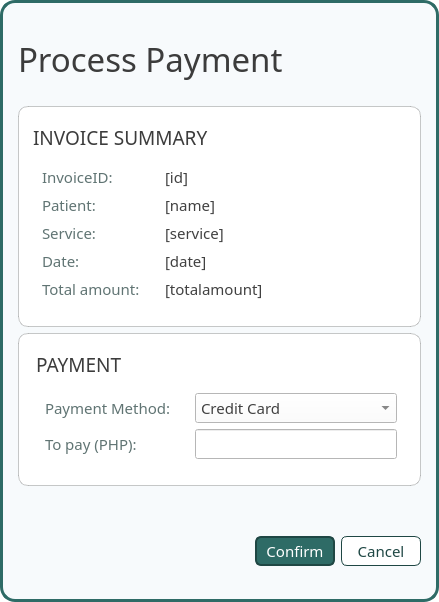
<?xml version="1.0" encoding="UTF-8"?>
<ui version="4.0">
 <class>popup_payment</class>
 <widget class="QDialog" name="popup_payment">
  <property name="windowModality">
   <enum>Qt::WindowModality::ApplicationModal</enum>
  </property>
  <property name="geometry">
   <rect>
    <x>0</x>
    <y>0</y>
    <width>429</width>
    <height>507</height>
   </rect>
  </property>
  <property name="palette">
   <palette>
    <active>
     <colorrole role="WindowText">
      <brush brushstyle="SolidPattern">
       <color alpha="255">
        <red>0</red>
        <green>0</green>
        <blue>0</blue>
       </color>
      </brush>
     </colorrole>
     <colorrole role="Button">
      <brush brushstyle="SolidPattern">
       <color alpha="255">
        <red>255</red>
        <green>255</green>
        <blue>255</blue>
       </color>
      </brush>
     </colorrole>
     <colorrole role="Light">
      <brush brushstyle="SolidPattern">
       <color alpha="255">
        <red>255</red>
        <green>255</green>
        <blue>255</blue>
       </color>
      </brush>
     </colorrole>
     <colorrole role="Midlight">
      <brush brushstyle="SolidPattern">
       <color alpha="255">
        <red>255</red>
        <green>255</green>
        <blue>255</blue>
       </color>
      </brush>
     </colorrole>
     <colorrole role="Dark">
      <brush brushstyle="SolidPattern">
       <color alpha="255">
        <red>127</red>
        <green>127</green>
        <blue>127</blue>
       </color>
      </brush>
     </colorrole>
     <colorrole role="Mid">
      <brush brushstyle="SolidPattern">
       <color alpha="255">
        <red>170</red>
        <green>170</green>
        <blue>170</blue>
       </color>
      </brush>
     </colorrole>
     <colorrole role="Text">
      <brush brushstyle="SolidPattern">
       <color alpha="255">
        <red>0</red>
        <green>0</green>
        <blue>0</blue>
       </color>
      </brush>
     </colorrole>
     <colorrole role="BrightText">
      <brush brushstyle="SolidPattern">
       <color alpha="255">
        <red>255</red>
        <green>255</green>
        <blue>255</blue>
       </color>
      </brush>
     </colorrole>
     <colorrole role="ButtonText">
      <brush brushstyle="SolidPattern">
       <color alpha="255">
        <red>0</red>
        <green>0</green>
        <blue>0</blue>
       </color>
      </brush>
     </colorrole>
     <colorrole role="Base">
      <brush brushstyle="SolidPattern">
       <color alpha="255">
        <red>255</red>
        <green>255</green>
        <blue>255</blue>
       </color>
      </brush>
     </colorrole>
     <colorrole role="Window">
      <brush brushstyle="SolidPattern">
       <color alpha="255">
        <red>255</red>
        <green>255</green>
        <blue>255</blue>
       </color>
      </brush>
     </colorrole>
     <colorrole role="Shadow">
      <brush brushstyle="SolidPattern">
       <color alpha="255">
        <red>0</red>
        <green>0</green>
        <blue>0</blue>
       </color>
      </brush>
     </colorrole>
     <colorrole role="AlternateBase">
      <brush brushstyle="SolidPattern">
       <color alpha="255">
        <red>255</red>
        <green>255</green>
        <blue>255</blue>
       </color>
      </brush>
     </colorrole>
     <colorrole role="ToolTipBase">
      <brush brushstyle="SolidPattern">
       <color alpha="255">
        <red>255</red>
        <green>255</green>
        <blue>220</blue>
       </color>
      </brush>
     </colorrole>
     <colorrole role="ToolTipText">
      <brush brushstyle="SolidPattern">
       <color alpha="255">
        <red>0</red>
        <green>0</green>
        <blue>0</blue>
       </color>
      </brush>
     </colorrole>
     <colorrole role="PlaceholderText">
      <brush brushstyle="SolidPattern">
       <color alpha="128">
        <red>0</red>
        <green>0</green>
        <blue>0</blue>
       </color>
      </brush>
     </colorrole>
     <colorrole role="Accent">
      <brush brushstyle="SolidPattern">
       <color alpha="255">
        <red>255</red>
        <green>255</green>
        <blue>255</blue>
       </color>
      </brush>
     </colorrole>
    </active>
    <inactive>
     <colorrole role="WindowText">
      <brush brushstyle="SolidPattern">
       <color alpha="255">
        <red>0</red>
        <green>0</green>
        <blue>0</blue>
       </color>
      </brush>
     </colorrole>
     <colorrole role="Button">
      <brush brushstyle="SolidPattern">
       <color alpha="255">
        <red>255</red>
        <green>255</green>
        <blue>255</blue>
       </color>
      </brush>
     </colorrole>
     <colorrole role="Light">
      <brush brushstyle="SolidPattern">
       <color alpha="255">
        <red>255</red>
        <green>255</green>
        <blue>255</blue>
       </color>
      </brush>
     </colorrole>
     <colorrole role="Midlight">
      <brush brushstyle="SolidPattern">
       <color alpha="255">
        <red>255</red>
        <green>255</green>
        <blue>255</blue>
       </color>
      </brush>
     </colorrole>
     <colorrole role="Dark">
      <brush brushstyle="SolidPattern">
       <color alpha="255">
        <red>127</red>
        <green>127</green>
        <blue>127</blue>
       </color>
      </brush>
     </colorrole>
     <colorrole role="Mid">
      <brush brushstyle="SolidPattern">
       <color alpha="255">
        <red>170</red>
        <green>170</green>
        <blue>170</blue>
       </color>
      </brush>
     </colorrole>
     <colorrole role="Text">
      <brush brushstyle="SolidPattern">
       <color alpha="255">
        <red>0</red>
        <green>0</green>
        <blue>0</blue>
       </color>
      </brush>
     </colorrole>
     <colorrole role="BrightText">
      <brush brushstyle="SolidPattern">
       <color alpha="255">
        <red>255</red>
        <green>255</green>
        <blue>255</blue>
       </color>
      </brush>
     </colorrole>
     <colorrole role="ButtonText">
      <brush brushstyle="SolidPattern">
       <color alpha="255">
        <red>0</red>
        <green>0</green>
        <blue>0</blue>
       </color>
      </brush>
     </colorrole>
     <colorrole role="Base">
      <brush brushstyle="SolidPattern">
       <color alpha="255">
        <red>255</red>
        <green>255</green>
        <blue>255</blue>
       </color>
      </brush>
     </colorrole>
     <colorrole role="Window">
      <brush brushstyle="SolidPattern">
       <color alpha="255">
        <red>255</red>
        <green>255</green>
        <blue>255</blue>
       </color>
      </brush>
     </colorrole>
     <colorrole role="Shadow">
      <brush brushstyle="SolidPattern">
       <color alpha="255">
        <red>0</red>
        <green>0</green>
        <blue>0</blue>
       </color>
      </brush>
     </colorrole>
     <colorrole role="AlternateBase">
      <brush brushstyle="SolidPattern">
       <color alpha="255">
        <red>255</red>
        <green>255</green>
        <blue>255</blue>
       </color>
      </brush>
     </colorrole>
     <colorrole role="ToolTipBase">
      <brush brushstyle="SolidPattern">
       <color alpha="255">
        <red>255</red>
        <green>255</green>
        <blue>220</blue>
       </color>
      </brush>
     </colorrole>
     <colorrole role="ToolTipText">
      <brush brushstyle="SolidPattern">
       <color alpha="255">
        <red>0</red>
        <green>0</green>
        <blue>0</blue>
       </color>
      </brush>
     </colorrole>
     <colorrole role="PlaceholderText">
      <brush brushstyle="SolidPattern">
       <color alpha="128">
        <red>0</red>
        <green>0</green>
        <blue>0</blue>
       </color>
      </brush>
     </colorrole>
     <colorrole role="Accent">
      <brush brushstyle="SolidPattern">
       <color alpha="255">
        <red>255</red>
        <green>255</green>
        <blue>255</blue>
       </color>
      </brush>
     </colorrole>
    </inactive>
    <disabled>
     <colorrole role="WindowText">
      <brush brushstyle="SolidPattern">
       <color alpha="255">
        <red>0</red>
        <green>0</green>
        <blue>0</blue>
       </color>
      </brush>
     </colorrole>
     <colorrole role="Button">
      <brush brushstyle="SolidPattern">
       <color alpha="255">
        <red>255</red>
        <green>255</green>
        <blue>255</blue>
       </color>
      </brush>
     </colorrole>
     <colorrole role="Light">
      <brush brushstyle="SolidPattern">
       <color alpha="255">
        <red>255</red>
        <green>255</green>
        <blue>255</blue>
       </color>
      </brush>
     </colorrole>
     <colorrole role="Midlight">
      <brush brushstyle="SolidPattern">
       <color alpha="255">
        <red>255</red>
        <green>255</green>
        <blue>255</blue>
       </color>
      </brush>
     </colorrole>
     <colorrole role="Dark">
      <brush brushstyle="SolidPattern">
       <color alpha="255">
        <red>127</red>
        <green>127</green>
        <blue>127</blue>
       </color>
      </brush>
     </colorrole>
     <colorrole role="Mid">
      <brush brushstyle="SolidPattern">
       <color alpha="255">
        <red>170</red>
        <green>170</green>
        <blue>170</blue>
       </color>
      </brush>
     </colorrole>
     <colorrole role="Text">
      <brush brushstyle="SolidPattern">
       <color alpha="255">
        <red>0</red>
        <green>0</green>
        <blue>0</blue>
       </color>
      </brush>
     </colorrole>
     <colorrole role="BrightText">
      <brush brushstyle="SolidPattern">
       <color alpha="255">
        <red>255</red>
        <green>255</green>
        <blue>255</blue>
       </color>
      </brush>
     </colorrole>
     <colorrole role="ButtonText">
      <brush brushstyle="SolidPattern">
       <color alpha="255">
        <red>0</red>
        <green>0</green>
        <blue>0</blue>
       </color>
      </brush>
     </colorrole>
     <colorrole role="Base">
      <brush brushstyle="SolidPattern">
       <color alpha="255">
        <red>255</red>
        <green>255</green>
        <blue>255</blue>
       </color>
      </brush>
     </colorrole>
     <colorrole role="Window">
      <brush brushstyle="SolidPattern">
       <color alpha="255">
        <red>255</red>
        <green>255</green>
        <blue>255</blue>
       </color>
      </brush>
     </colorrole>
     <colorrole role="Shadow">
      <brush brushstyle="SolidPattern">
       <color alpha="255">
        <red>0</red>
        <green>0</green>
        <blue>0</blue>
       </color>
      </brush>
     </colorrole>
     <colorrole role="AlternateBase">
      <brush brushstyle="SolidPattern">
       <color alpha="255">
        <red>255</red>
        <green>255</green>
        <blue>255</blue>
       </color>
      </brush>
     </colorrole>
     <colorrole role="ToolTipBase">
      <brush brushstyle="SolidPattern">
       <color alpha="255">
        <red>255</red>
        <green>255</green>
        <blue>220</blue>
       </color>
      </brush>
     </colorrole>
     <colorrole role="ToolTipText">
      <brush brushstyle="SolidPattern">
       <color alpha="255">
        <red>0</red>
        <green>0</green>
        <blue>0</blue>
       </color>
      </brush>
     </colorrole>
     <colorrole role="PlaceholderText">
      <brush brushstyle="SolidPattern">
       <color alpha="128">
        <red>0</red>
        <green>0</green>
        <blue>0</blue>
       </color>
      </brush>
     </colorrole>
     <colorrole role="Accent">
      <brush brushstyle="SolidPattern">
       <color alpha="255">
        <red>255</red>
        <green>255</green>
        <blue>255</blue>
       </color>
      </brush>
     </colorrole>
    </disabled>
   </palette>
  </property>
  <property name="windowTitle">
   <string>Dialog</string>
  </property>
  <property name="styleSheet">
   <string notr="true">color: black;</string>
  </property>
  <property name="modal">
   <bool>true</bool>
  </property>
  <layout class="QVBoxLayout" name="verticalLayout">
   <property name="spacing">
    <number>0</number>
   </property>
   <property name="leftMargin">
    <number>0</number>
   </property>
   <property name="topMargin">
    <number>0</number>
   </property>
   <property name="rightMargin">
    <number>0</number>
   </property>
   <property name="bottomMargin">
    <number>0</number>
   </property>
   <item>
    <widget class="QWidget" name="main_container" native="true">
     <property name="styleSheet">
      <string notr="true">#main_container {
	border: 3px solid #2E6B66;
	background: #F7FAFC;
	border-radius: 15px;
}</string>
     </property>
     <layout class="QVBoxLayout" name="verticalLayout_11">
      <property name="leftMargin">
       <number>18</number>
      </property>
      <property name="topMargin">
       <number>18</number>
      </property>
      <property name="rightMargin">
       <number>18</number>
      </property>
      <property name="bottomMargin">
       <number>18</number>
      </property>
      <item>
       <widget class="QWidget" name="header_container" native="true">
        <property name="font">
         <font>
          <family>Slate</family>
         </font>
        </property>
        <layout class="QHBoxLayout" name="horizontalLayout">
         <property name="leftMargin">
          <number>0</number>
         </property>
         <item>
          <widget class="QWidget" name="widget_5" native="true">
           <property name="font">
            <font>
             <family>Slate</family>
            </font>
           </property>
           <layout class="QVBoxLayout" name="verticalLayout_2">
            <property name="leftMargin">
             <number>0</number>
            </property>
            <item>
             <widget class="QLabel" name="header_label">
              <property name="font">
               <font>
                <family>Slate Medium</family>
                <pointsize>25</pointsize>
               </font>
              </property>
              <property name="styleSheet">
               <string notr="true">	color: rgb(60, 60, 60);
</string>
              </property>
              <property name="text">
               <string>Process Payment</string>
              </property>
             </widget>
            </item>
           </layout>
          </widget>
         </item>
        </layout>
       </widget>
      </item>
      <item>
       <widget class="QWidget" name="readonly_container" native="true">
        <property name="font">
         <font>
          <family>Slate</family>
         </font>
        </property>
        <property name="styleSheet">
         <string notr="true">#readonly_container {
	border: 1px solid rgba(100, 100, 100, 90);
	border-radius: 10px;
	background: white;
}
</string>
        </property>
        <layout class="QVBoxLayout" name="verticalLayout_3">
         <property name="leftMargin">
          <number>6</number>
         </property>
         <property name="rightMargin">
          <number>6</number>
         </property>
         <item alignment="Qt::AlignmentFlag::AlignTop">
          <widget class="QWidget" name="readonly_header" native="true">
           <property name="font">
            <font>
             <family>Slate</family>
            </font>
           </property>
           <layout class="QHBoxLayout" name="horizontalLayout_2">
            <property name="bottomMargin">
             <number>0</number>
            </property>
            <item>
             <widget class="QLabel" name="label">
              <property name="font">
               <font>
                <family>Slate</family>
                <pointsize>14</pointsize>
               </font>
              </property>
              <property name="styleSheet">
               <string notr="true">	color: rgb(60, 60, 60);
</string>
              </property>
              <property name="text">
               <string>INVOICE SUMMARY </string>
              </property>
             </widget>
            </item>
           </layout>
          </widget>
         </item>
         <item>
          <widget class="QWidget" name="summary_container" native="true">
           <property name="font">
            <font>
             <family>Slate</family>
            </font>
           </property>
           <layout class="QHBoxLayout" name="horizontalLayout_3">
            <property name="topMargin">
             <number>0</number>
            </property>
            <item>
             <widget class="QWidget" name="left" native="true">
              <property name="font">
               <font>
                <family>Slate</family>
               </font>
              </property>
              <layout class="QVBoxLayout" name="verticalLayout_4">
               <item>
                <widget class="QLabel" name="label_5">
                 <property name="font">
                  <font>
                   <family>Slate</family>
                   <pointsize>11</pointsize>
                  </font>
                 </property>
                 <property name="styleSheet">
                  <string notr="true">color:  #607473;</string>
                 </property>
                 <property name="text">
                  <string>InvoiceID:</string>
                 </property>
                </widget>
               </item>
               <item>
                <widget class="QLabel" name="label_2">
                 <property name="font">
                  <font>
                   <family>Slate</family>
                   <pointsize>11</pointsize>
                  </font>
                 </property>
                 <property name="styleSheet">
                  <string notr="true">color:  #607473;</string>
                 </property>
                 <property name="text">
                  <string>Patient:</string>
                 </property>
                </widget>
               </item>
               <item>
                <widget class="QLabel" name="label_3">
                 <property name="font">
                  <font>
                   <family>Slate</family>
                   <pointsize>11</pointsize>
                  </font>
                 </property>
                 <property name="styleSheet">
                  <string notr="true">color:  #607473;</string>
                 </property>
                 <property name="text">
                  <string>Service:</string>
                 </property>
                </widget>
               </item>
               <item>
                <widget class="QLabel" name="label_4">
                 <property name="font">
                  <font>
                   <family>Slate</family>
                   <pointsize>11</pointsize>
                  </font>
                 </property>
                 <property name="styleSheet">
                  <string notr="true">color:  #607473;</string>
                 </property>
                 <property name="text">
                  <string>Date:</string>
                 </property>
                </widget>
               </item>
               <item>
                <widget class="QLabel" name="label_11">
                 <property name="font">
                  <font>
                   <family>Slate</family>
                   <pointsize>11</pointsize>
                  </font>
                 </property>
                 <property name="styleSheet">
                  <string notr="true">color:  #607473;</string>
                 </property>
                 <property name="text">
                  <string>Total amount:</string>
                 </property>
                </widget>
               </item>
              </layout>
             </widget>
            </item>
            <item>
             <widget class="QWidget" name="right" native="true">
              <property name="minimumSize">
               <size>
                <width>250</width>
                <height>0</height>
               </size>
              </property>
              <property name="font">
               <font>
                <family>Slate</family>
               </font>
              </property>
              <property name="styleSheet">
               <string notr="true">color: rgb(65, 65, 65);</string>
              </property>
              <layout class="QVBoxLayout" name="verticalLayout_5">
               <item>
                <widget class="QLabel" name="invoiceid_label">
                 <property name="font">
                  <font>
                   <family>Slate</family>
                   <pointsize>11</pointsize>
                  </font>
                 </property>
                 <property name="text">
                  <string>[id]</string>
                 </property>
                </widget>
               </item>
               <item>
                <widget class="QLabel" name="name_label">
                 <property name="font">
                  <font>
                   <family>Slate</family>
                   <pointsize>11</pointsize>
                  </font>
                 </property>
                 <property name="text">
                  <string>[name]</string>
                 </property>
                </widget>
               </item>
               <item>
                <widget class="QLabel" name="service_label">
                 <property name="font">
                  <font>
                   <family>Slate</family>
                   <pointsize>11</pointsize>
                  </font>
                 </property>
                 <property name="text">
                  <string>[service]</string>
                 </property>
                </widget>
               </item>
               <item>
                <widget class="QLabel" name="date_label">
                 <property name="font">
                  <font>
                   <family>Slate</family>
                   <pointsize>11</pointsize>
                  </font>
                 </property>
                 <property name="text">
                  <string>[date]</string>
                 </property>
                </widget>
               </item>
               <item>
                <widget class="QLabel" name="amount_label">
                 <property name="font">
                  <font>
                   <family>Slate</family>
                   <pointsize>11</pointsize>
                  </font>
                 </property>
                 <property name="text">
                  <string>[totalamount]</string>
                 </property>
                </widget>
               </item>
              </layout>
             </widget>
            </item>
           </layout>
          </widget>
         </item>
        </layout>
       </widget>
      </item>
      <item>
       <widget class="QWidget" name="input_container" native="true">
        <property name="font">
         <font>
          <family>Slate</family>
         </font>
        </property>
        <property name="styleSheet">
         <string notr="true">#input_container {
	border: 1px solid rgba(100, 100, 100, 90);
	border-radius: 10px;
	background: white;
}
</string>
        </property>
        <layout class="QVBoxLayout" name="verticalLayout_7">
         <property name="rightMargin">
          <number>6</number>
         </property>
         <item alignment="Qt::AlignmentFlag::AlignTop">
          <widget class="QWidget" name="widget_2" native="true">
           <property name="font">
            <font>
             <family>Slate</family>
            </font>
           </property>
           <layout class="QVBoxLayout" name="verticalLayout_8">
            <property name="bottomMargin">
             <number>0</number>
            </property>
            <item>
             <widget class="QLabel" name="label_8">
              <property name="font">
               <font>
                <family>Slate</family>
                <pointsize>14</pointsize>
               </font>
              </property>
              <property name="styleSheet">
               <string notr="true">	color: rgb(60, 60, 60);
</string>
              </property>
              <property name="text">
               <string>PAYMENT</string>
              </property>
             </widget>
            </item>
           </layout>
          </widget>
         </item>
         <item>
          <widget class="QWidget" name="widget_3" native="true">
           <property name="font">
            <font>
             <family>Slate</family>
            </font>
           </property>
           <layout class="QHBoxLayout" name="horizontalLayout_4">
            <property name="topMargin">
             <number>0</number>
            </property>
            <item>
             <widget class="QWidget" name="widget_4" native="true">
              <property name="font">
               <font>
                <family>Slate</family>
               </font>
              </property>
              <layout class="QVBoxLayout" name="verticalLayout_9">
               <item>
                <widget class="QLabel" name="label_9">
                 <property name="font">
                  <font>
                   <family>Slate</family>
                   <pointsize>11</pointsize>
                  </font>
                 </property>
                 <property name="styleSheet">
                  <string notr="true">color:  #607473;</string>
                 </property>
                 <property name="text">
                  <string>Payment Method:</string>
                 </property>
                </widget>
               </item>
               <item>
                <widget class="QLabel" name="label_10">
                 <property name="font">
                  <font>
                   <family>Slate</family>
                   <pointsize>11</pointsize>
                  </font>
                 </property>
                 <property name="styleSheet">
                  <string notr="true">color:  #607473;</string>
                 </property>
                 <property name="text">
                  <string>To pay (PHP):</string>
                 </property>
                </widget>
               </item>
              </layout>
             </widget>
            </item>
            <item>
             <widget class="QWidget" name="widget_6" native="true">
              <property name="minimumSize">
               <size>
                <width>220</width>
                <height>0</height>
               </size>
              </property>
              <property name="maximumSize">
               <size>
                <width>250</width>
                <height>16777215</height>
               </size>
              </property>
              <property name="font">
               <font>
                <family>Slate</family>
               </font>
              </property>
              <property name="styleSheet">
               <string notr="true">color: rgb(65, 65, 65);</string>
              </property>
              <layout class="QVBoxLayout" name="verticalLayout_10">
               <item>
                <widget class="QComboBox" name="method_field">
                 <property name="minimumSize">
                  <size>
                   <width>80</width>
                   <height>30</height>
                  </size>
                 </property>
                 <property name="font">
                  <font>
                   <family>Slate</family>
                   <pointsize>11</pointsize>
                  </font>
                 </property>
                 <property name="cursor">
                  <cursorShape>PointingHandCursor</cursorShape>
                 </property>
                 <property name="styleSheet">
                  <string notr="true">background: white;
padding-left:5px;</string>
                 </property>
                 <item>
                  <property name="text">
                   <string>Credit Card</string>
                  </property>
                 </item>
                 <item>
                  <property name="text">
                   <string>Cash</string>
                  </property>
                 </item>
                 <item>
                  <property name="text">
                   <string>Debit Card</string>
                  </property>
                 </item>
                 <item>
                  <property name="text">
                   <string>Insurance</string>
                  </property>
                 </item>
                </widget>
               </item>
               <item>
                <widget class="QLineEdit" name="amount_field">
                 <property name="minimumSize">
                  <size>
                   <width>80</width>
                   <height>30</height>
                  </size>
                 </property>
                 <property name="font">
                  <font>
                   <family>Slate</family>
                   <pointsize>11</pointsize>
                  </font>
                 </property>
                 <property name="styleSheet">
                  <string notr="true">background: white;
padding-left:5px;</string>
                 </property>
                </widget>
               </item>
              </layout>
             </widget>
            </item>
           </layout>
          </widget>
         </item>
        </layout>
       </widget>
      </item>
      <item>
       <spacer name="verticalSpacer">
        <property name="font">
         <font>
          <family>Slate</family>
         </font>
        </property>
        <property name="orientation">
         <enum>Qt::Orientation::Vertical</enum>
        </property>
        <property name="sizeHint" stdset="0">
         <size>
          <width>20</width>
          <height>40</height>
         </size>
        </property>
       </spacer>
      </item>
      <item>
       <widget class="QWidget" name="button_container" native="true">
        <property name="font">
         <font>
          <family>Slate</family>
         </font>
        </property>
        <layout class="QVBoxLayout" name="verticalLayout_6">
         <property name="leftMargin">
          <number>0</number>
         </property>
         <property name="rightMargin">
          <number>0</number>
         </property>
         <item alignment="Qt::AlignmentFlag::AlignRight">
          <widget class="QLabel" name="feedback_label">
           <property name="font">
            <font>
             <family>Slate</family>
             <pointsize>11</pointsize>
            </font>
           </property>
           <property name="styleSheet">
            <string notr="true">color: rgb(220, 0, 0);</string>
           </property>
           <property name="text">
            <string/>
           </property>
          </widget>
         </item>
         <item>
          <widget class="QWidget" name="widget" native="true">
           <property name="font">
            <font>
             <family>Slate</family>
            </font>
           </property>
           <layout class="QHBoxLayout" name="horizontalLayout_5">
            <property name="leftMargin">
             <number>0</number>
            </property>
            <property name="rightMargin">
             <number>0</number>
            </property>
            <item>
             <spacer name="horizontalSpacer">
              <property name="font">
               <font>
                <family>Slate</family>
               </font>
              </property>
              <property name="orientation">
               <enum>Qt::Orientation::Horizontal</enum>
              </property>
              <property name="sizeHint" stdset="0">
               <size>
                <width>40</width>
                <height>20</height>
               </size>
              </property>
             </spacer>
            </item>
            <item>
             <widget class="QPushButton" name="save_button">
              <property name="minimumSize">
               <size>
                <width>80</width>
                <height>30</height>
               </size>
              </property>
              <property name="font">
               <font>
                <family>Slate</family>
                <pointsize>11</pointsize>
               </font>
              </property>
              <property name="cursor">
               <cursorShape>PointingHandCursor</cursorShape>
              </property>
              <property name="styleSheet">
               <string notr="true">
#save_button {
	border-radius: 6px;
	color: white;
	border: 2px solid #1F4744;
	padding: 5px;
	background: #2E6B66;
}

#save_button:hover {
	border: 2px solid #1F4744;
	background: #265955;

}
#save_button:pressed {
	background: #1F4744;
	color: white;
	border: 2px solid #1F4744;
}</string>
              </property>
              <property name="text">
               <string>Confirm</string>
              </property>
             </widget>
            </item>
            <item>
             <widget class="QPushButton" name="cancel_button">
              <property name="minimumSize">
               <size>
                <width>80</width>
                <height>30</height>
               </size>
              </property>
              <property name="font">
               <font>
                <family>Slate</family>
                <pointsize>11</pointsize>
               </font>
              </property>
              <property name="cursor">
               <cursorShape>PointingHandCursor</cursorShape>
              </property>
              <property name="styleSheet">
               <string notr="true">#cancel_button {
	background: white;
	border-radius: 6px;
	border: 1px solid #1F4744;
	color: #1F4744;

}

#cancel_button:hover {
	background: #DBF0EE;	
}

#cancel_button:pressed {
	background: #B8E0DD;
}
</string>
              </property>
              <property name="text">
               <string>Cancel</string>
              </property>
             </widget>
            </item>
           </layout>
          </widget>
         </item>
        </layout>
       </widget>
      </item>
     </layout>
    </widget>
   </item>
  </layout>
 </widget>
 <resources/>
 <connections/>
</ui>
